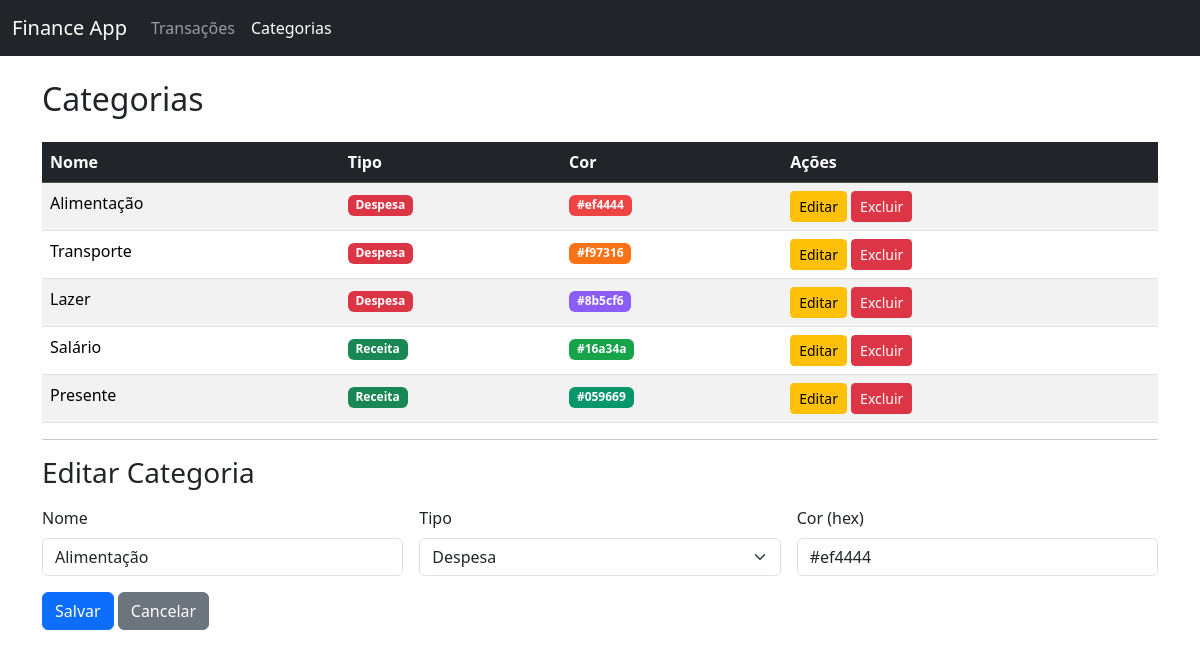
Screenshot of /categories/3/edit with the database file from the repository.
### models.py (models this page shows)
class Category(db.Model):
    __tablename__ = 'category'
    id = db.Column(db.Integer, primary_key=True)
    name = db.Column(db.String, nullable=False)
    type = db.Column(db.String, nullable=False)  # 'income' ou 'expense'
    color = db.Column(db.String, nullable=False)

### app.py (the view, shortened to what this page needs)
    @app.route('/categories/<int:id>/edit', methods=['GET','POST'])
    def edit_category(id):
        c = Category.query.get_or_404(id)
        form = CategoryForm(obj=c)
        categories = Category.query.order_by(Category.type).all()
        return render_template('categories.html', categories=categories, form=form, edit_id=c.id)

### forms.py
class CategoryForm(FlaskForm):
    name = StringField('Nome', validators=[DataRequired()])
    type = SelectField('Tipo', choices=[
        ('income', 'Receita'),
        ('expense', 'Despesa')
    ], validators=[DataRequired()])
    color = StringField('Cor (hex)', validators=[DataRequired()])
    submit = SubmitField('Salvar')

### Templates/categories.html (shortened to what this page needs)
{% extends "base.html" %}
{% block content %}
<h2 class="mb-4">Categorias</h2>
<table class="table table-striped table-hover">
  <thead class="table-dark">
    <tr>
      <th>Nome</th>
      <th>Tipo</th>
      <th>Cor</th>
      <th>Ações</th>
    </tr>
  </thead>
  <tbody>
    {% for c in categories %}
    <tr>
      <td>{{ c.name }}</td>
      <td>
        {% if c.type == 'income' %}
          <span class="badge bg-success">Receita</span>
        {% else %}
          <span class="badge bg-danger">Despesa</span>
        {% endif %}
      </td>
      <td>
        <span class="badge" style="background-color: {{ c.color|default('#6c757d') }}">
          {{ c.color|default('') }}
        </span>
      </td>
      <td>
        <a href="{{ url_for('edit_category', id=c.id) }}" class="btn btn-sm btn-warning">Editar</a>
        <form action="{{ url_for('delete_category', id=c.id) }}" method="post" style="display:inline;">
          <button type="submit" class="btn btn-sm btn-danger" onclick="return confirm('Excluir esta categoria?')">Excluir</button>
        </form>
      </td>
    </tr>
    {% endfor %}
  </tbody>
</table>
<hr>
<h3 class="mb-3">{% if edit_id %}Editar Categoria{% else %}Nova Categoria{% endif %}</h3>
<form method="post" class="row g-3">
  <div class="col-md-4">
    {{ form.name.label(class="form-label") }}
    {{ form.name(class="form-control") }}
  </div>
  <div class="col-md-4">
    {{ form.type.label(class="form-label") }}
    {{ form.type(class="form-select") }}
  </div>
  <div class="col-md-4">
    {{ form.color.label(class="form-label") }}
    {{ form.color(class="form-control") }}
  </div>
  <div class="col-12">
    {{ form.submit(class="btn btn-primary") }}
    <a href="{{ url_for('categories_view') }}" class="btn btn-secondary">Cancelar</a>
  </div>
</form>
{% endblock %}

### rows the page displays
Category: name "Alimentação", shows "Despesa", color "#ef4444", type "Despesa"
Category: name "Transporte", type "Despesa", color "#f97316"
Category: name "Lazer", type "Despesa", color "#8b5cf6"
Category: name "Salário", type "Receita", color "#16a34a"
Category: name "Presente", type "Receita", color "#059669"
